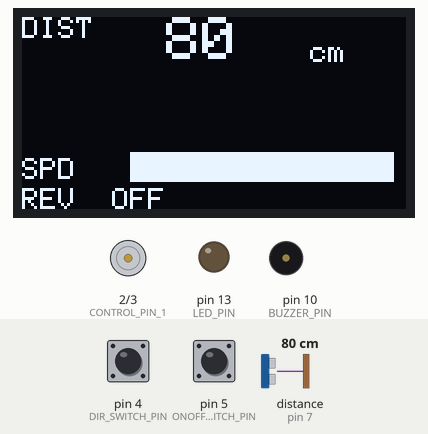
This program was run on a simulated Arduino Uno, built with avr-gcc and run on an emulated ATmega328P. Shown: 128×64 one-colour display, motor-driver pin pairs drawn as motors (green arrow = first pin HIGH = forward, orange = second pin HIGH = backward, longer = more drive, scaled by the enable pin), output pins drawn as LEDs (lit = HIGH), buzzer (waves = sounding). Wiring (inferred from the names in the program): ultrasonic range finder: trigger pin 6; echo pin 7. The test bench sets the inputs (shaded band); at power-on: distance to the obstacle (sensor on pin 7) 80 cm, pin 4 (DIR_SWITCH_PIN) HIGH, pin 5 (ONOFF_SWITCH_PIN) LOW. The echo pulse lasts 58.3 µs per cm; pins used as bus, display or sensor lines are not drawn; what the program prints to the serial monitor is not drawn.

Above: at 1.2 s.
1.3 s: distance to the obstacle (sensor on pin 7) set to 2 cm
At 2.6 s:
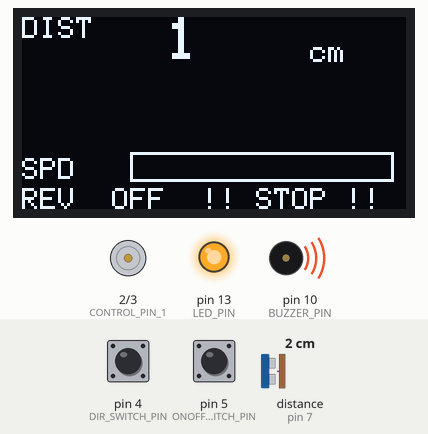
2.9 s: pin 4 (DIR_SWITCH_PIN) pulled LOW for 0.15 s
At 3.27 s:
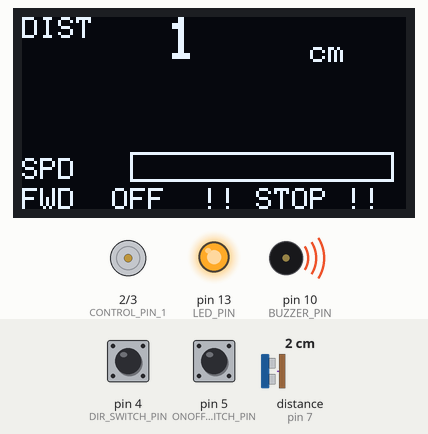
4.9 s: pin 5 (ONOFF_SWITCH_PIN) pulled HIGH for 0.15 s
At 6.0 s:
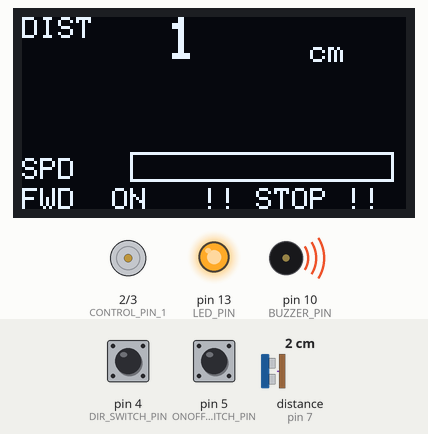
6.7 s: distance to the obstacle (sensor on pin 7) set to 35 cm
At 7.3 s:
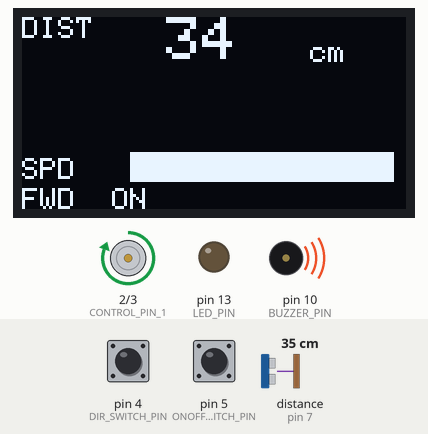
8.5 s: pin 4 (DIR_SWITCH_PIN) pulled LOW for 1 s
At 10.8 s:
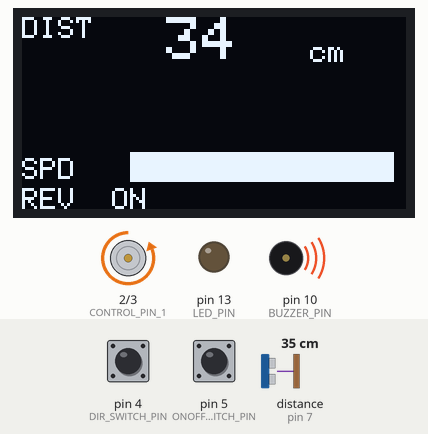
11.1 s: pin 5 (ONOFF_SWITCH_PIN) pulled HIGH for 1 s
At 11.24 s:
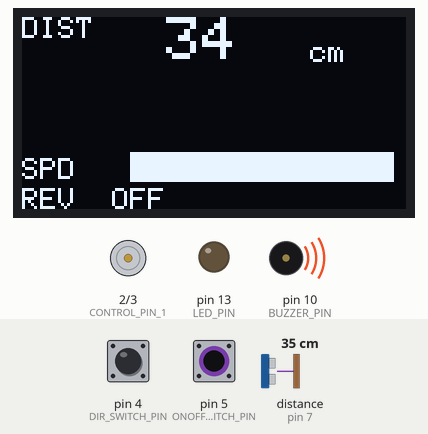
Timing chart, 0 to 14.1 s (numbered marks = the images above; inputs shaded):
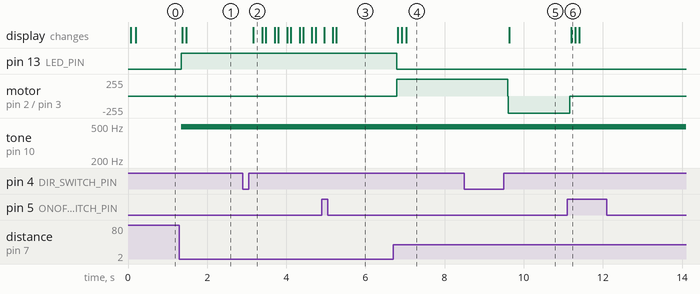

The program:

main.cpp
```cpp
#include <Arduino.h>
#include <Wire.h>
#include <Adafruit_SSD1306.h>

Adafruit_SSD1306   oled(128, 64, &Wire, -1);

// Motor (L293D chip)
const int CONTROL_PIN_1    = 2;
const int CONTROL_PIN_2    = 3;
const int ENABLE_PIN       = 9;

//Switches
const int DIR_SWITCH_PIN   = 4; //direction
const int ONOFF_SWITCH_PIN = 5;

//HC-SR04 Ultrasonic sensor
const int TRIG_PIN         = 6;
const int ECHO_PIN         = 7;

//Alert
const int BUZZER_PIN       = 10;
const int LED_PIN          = 13;

const int DIST_FULL_SPEED  = 32;   // above this → full speed
const int DIST_DANGER      = 5;    // below this → stop + alert

//Motor characteristics
bool motorEnabled  = false;
bool motorForward  = true;

const unsigned long DEBOUNCE_MS = 50;

//returns distance in cm, or -1 if out of range
int readDistanceCM() {
  digitalWrite(TRIG_PIN, LOW);
  delayMicroseconds(2);
  digitalWrite(TRIG_PIN, HIGH);
  delayMicroseconds(10);
  digitalWrite(TRIG_PIN, LOW);

  long duration = pulseIn(ECHO_PIN, HIGH, 15000); // 15ms timeout → ~2.5m max range

  if (duration == 0) return -1;
  return duration / 58;
}


// Maps distance to motor speed
int distanceToSpeed(int cm) {
  if (cm < 0) return 0;
  if (cm <= DIST_DANGER) return 0;
  if (cm >= DIST_FULL_SPEED) return 255;

  return constrain(map(cm, DIST_DANGER, DIST_FULL_SPEED, 70, 255),110, 255);
}

//Set motor direction
void setMotorDirection(bool forward) {
  analogWrite(ENABLE_PIN, 0); // disable motor before changing direction to prevent shoot-through
  delay(10);

  digitalWrite(CONTROL_PIN_1, forward ? HIGH : LOW);
  digitalWrite(CONTROL_PIN_2, forward ? LOW  : HIGH);
}

//Debounced rising edge detection for switches
bool risingEdge(int pin, bool &lastState, unsigned long &lastTime) {
  bool reading = digitalRead(pin);

  if (reading != lastState && (millis() - lastTime) > DEBOUNCE_MS) {
    lastTime  = millis();
    lastState = reading;

    return (reading == HIGH);
  }

  return false;
}

//OLED Bar
void drawSpeedBar(int spd) {
  const int BAR_X = 36;
  const int BAR_Y = 45;
  const int BAR_W = 88;
  const int BAR_H = 10;

  oled.drawRect(BAR_X, BAR_Y, BAR_W, BAR_H, WHITE);

  int fill = map(spd, 103, 255, 0, BAR_W - 2);
  if (fill > 0)
    oled.fillRect(BAR_X + 1, BAR_Y + 1, fill, BAR_H - 2, WHITE);
}

//OLED
void updateOLED(int distance, int speed, bool danger) {
  oled.clearDisplay();

  //Row 0: Distance (big)
  oled.setTextSize(1);
  oled.setTextColor(WHITE);
  oled.setCursor(0, 0);
  oled.print("DIST");

  oled.setTextSize(2);
  oled.setCursor(36, 0);

  if (distance < 0) {
    oled.print("---");
  } else {
    oled.print(" ");
    oled.print(distance);
  }

  oled.setTextSize(1);
  oled.setCursor(96, 8);
  oled.print("cm");

  //Row 1: Speed bar
  oled.setCursor(0, 47);
  oled.print("SPD");
  drawSpeedBar(speed);

  //Row 2: Direction | Motor state | Danger
  oled.setCursor(0, 57);
  oled.print(motorForward ? "FWD" : "REV");

  oled.setCursor(30, 57);
  oled.print(motorEnabled ? "ON " : "OFF");

  if (danger) {
    oled.setCursor(60, 57);
    oled.print("!! STOP !!");
  }

  //launch update
  oled.display();
}

void setup() {
  Serial.begin(9600);
  oled.begin(SSD1306_SWITCHCAPVCC, 0x3C);

  pinMode(CONTROL_PIN_1, OUTPUT);     //motor direction control pin 1
  pinMode(CONTROL_PIN_2, OUTPUT);     //motor direction control pin 2
  pinMode(ENABLE_PIN, OUTPUT);        //motor speed control (PWM)
  pinMode(TRIG_PIN, OUTPUT);          //ultrasonic sensor trigger pin
  pinMode(ECHO_PIN, INPUT);           //ultrasonic sensor echo pin
  pinMode(BUZZER_PIN, OUTPUT);
  pinMode(LED_PIN, OUTPUT);
  pinMode(DIR_SWITCH_PIN, INPUT);     //direction toggle switch
  pinMode(ONOFF_SWITCH_PIN, INPUT);   //on/off toggle switch

  setMotorDirection(motorForward);
  analogWrite(ENABLE_PIN, 0);
}

void loop() {
  //Debounced switch states
  static bool onOffState = LOW, dirState = LOW;
  static unsigned long onOffTime = 0, dirTime = 0;

  if (risingEdge(ONOFF_SWITCH_PIN, onOffState, onOffTime)) {
    motorEnabled = !motorEnabled;
  }

  if (risingEdge(DIR_SWITCH_PIN, dirState, dirTime)) {
    motorForward = !motorForward;

    setMotorDirection(motorForward);
  }

  //Sensor read
  int distance = readDistanceCM();
  int speed    = distanceToSpeed(distance);

  //Alert (buzzer + LED)
  bool danger = (distance >= 0 && distance <= DIST_DANGER);
  analogWrite(BUZZER_PIN, danger ? 28 : 0);
  digitalWrite(LED_PIN, danger ? HIGH : LOW);

  //Drive motor
  analogWrite(ENABLE_PIN, (motorEnabled && !danger) ? speed : 0);

  updateOLED(distance, speed, danger);

  //Serial monitor
  Serial.print("Distance: ");
  if (distance < 0) Serial.print("out of range");
  else { Serial.print(distance); Serial.print(" cm"); }
  Serial.print("  |  Speed: ");
  Serial.print(speed);
  Serial.print("/255  |  Motor: ");
  Serial.print(motorEnabled ? "ON" : "OFF");
  Serial.print("  |  Dir: ");
  Serial.print(motorForward ? "FWD" : "REV");
  Serial.print("  |  Alert: ");
  Serial.println(danger ? "DANGER" : "OK");

  delay(60);
}
```

Measured:
- after the input at 1.3 s, pin 13 (LED_PIN): LOW → HIGH at once; tone on pin 10 (BUZZER_PIN): silent → 490 Hz at once; the display: first changes after 0.07 s (image 1 shows a later state)
- after the input at 2.9 s, the display: changes after 0.27 s (image 2)
- after the input at 4.9 s, the display: changes after 0.06 s (image 3)
- after the input at 6.7 s, pin 13 (LED_PIN): HIGH → LOW after 0.09 s; motor on pin 2 (CONTROL_PIN_1) / pin 3 (CONTROL_PIN_2): stopped → forward 255/255 after 0.09 s; the display: changes after 0.12 s (image 4)
- after the input at 8.5 s, motor on pin 2 (CONTROL_PIN_1) / pin 3 (CONTROL_PIN_2): forward 255/255 → backward 255/255 after 1.1 s; the display: changes after 1.1 s (image 5)
- after the input at 11.1 s, motor on pin 2 (CONTROL_PIN_1) / pin 3 (CONTROL_PIN_2): backward 255/255 → stopped after 0.07 s; the display: changes after 0.09 s (image 6)
